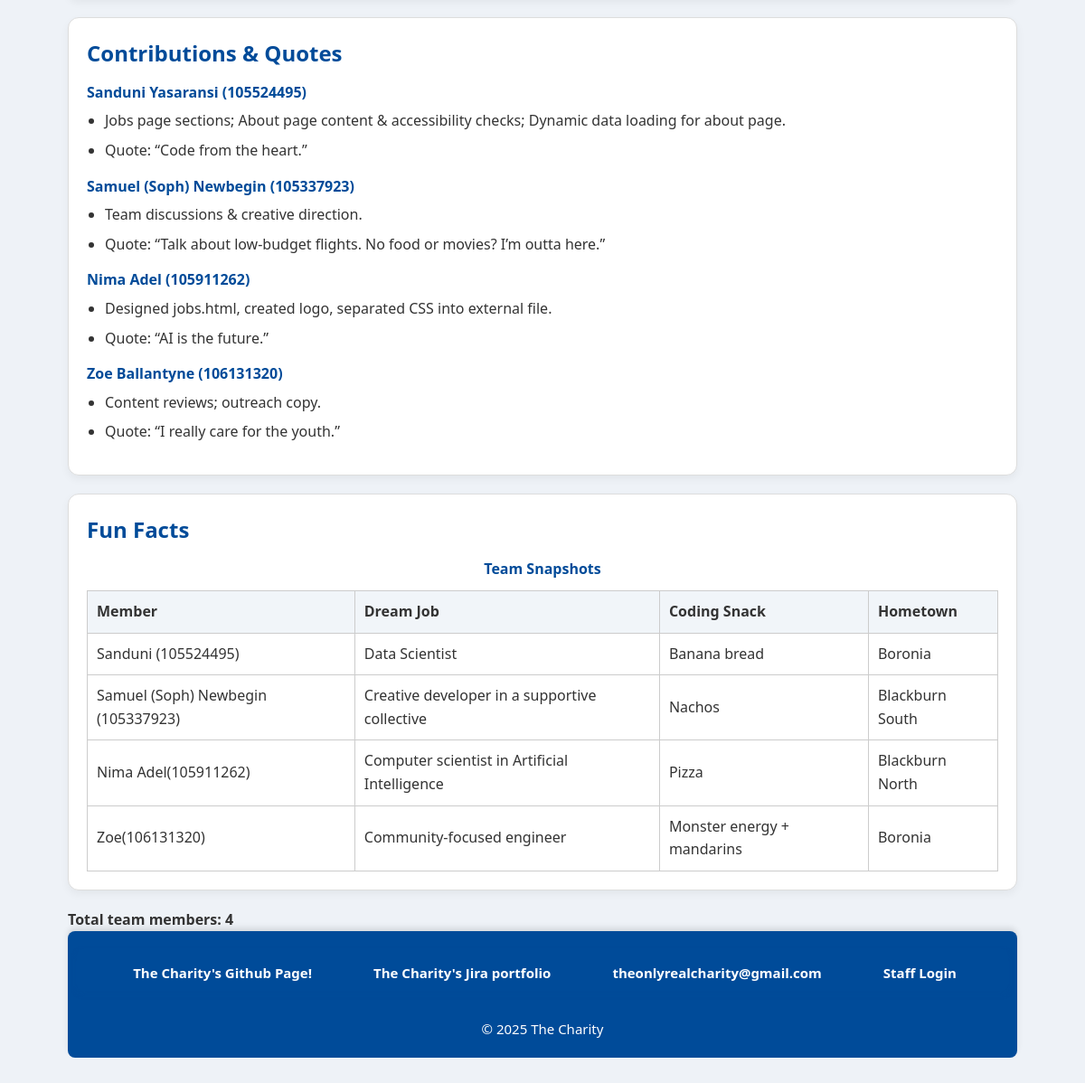
The page /about.php (lower part) on the database as committed earlier.
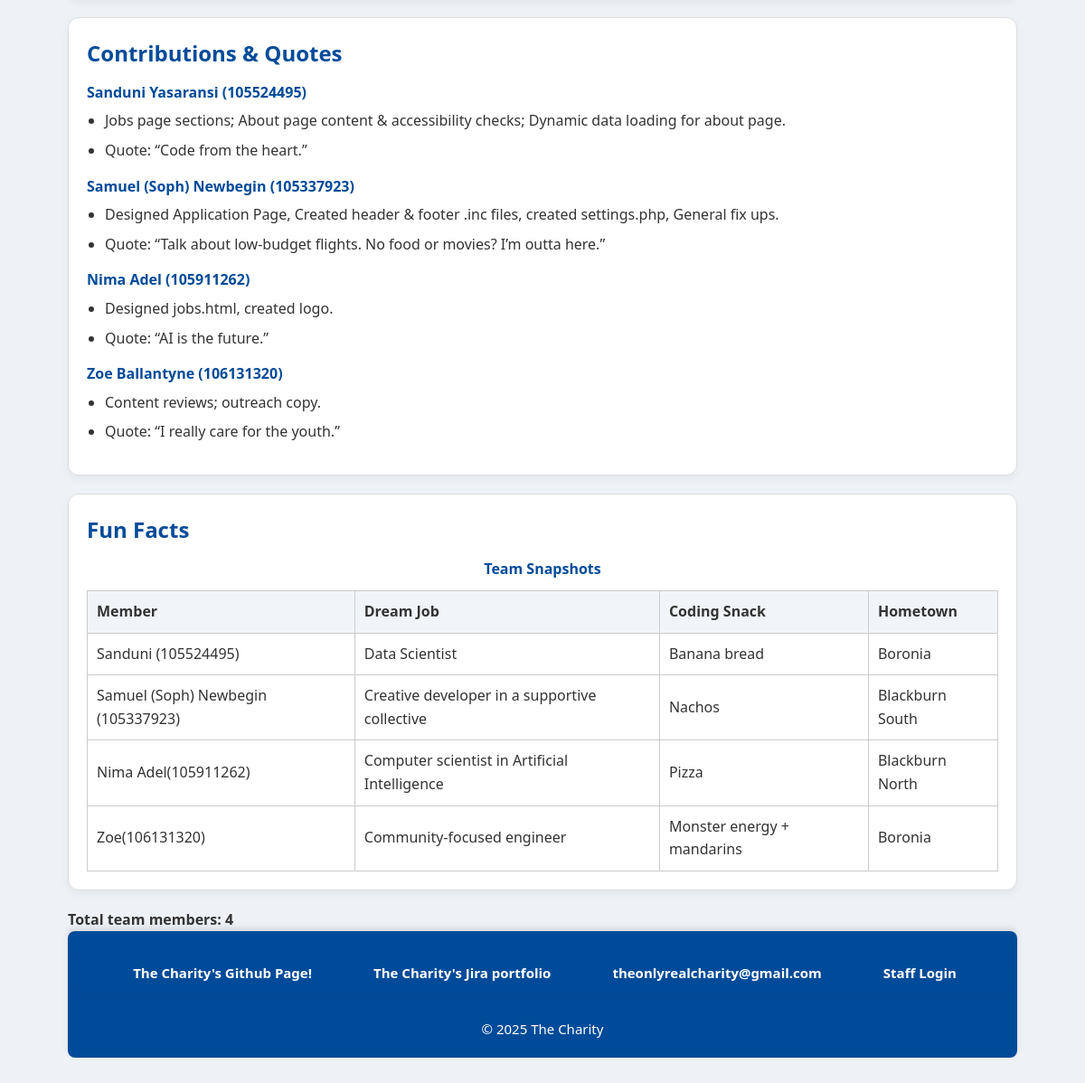
The same page on the database as committed later.
### tables this page shows
CREATE TABLE `about` (
  `id` int(11) NOT NULL,
  `member_name` varchar(100) NOT NULL,
  `student_id` varchar(20) DEFAULT NULL,
  `contributions` text NOT NULL,
  `quote` text DEFAULT NULL
);

### about.php (the view, shortened to what this page needs)
<?php
require_once 'settings.php';
$membersData = [];
$sql = "SELECT member_name, student_id, contributions, quote FROM about ORDER BY id ASC";
$result = $conn->query($sql);
if ($result && $result->num_rows > 0) {
    while ($row = $result->fetch_assoc()) {
        $membersData[] = $row;
    }
}
require_once 'header.inc';
?>
  <main class="container">
    <section class="card">
      <h2>Contributions &amp; Quotes</h2>
      <dl>
        <?php if (!empty($membersData)): ?>
            <?php foreach ($membersData as $member): ?>
                <dt><?= htmlspecialchars($member['member_name']); ?> (<?= htmlspecialchars($member['student_id']); ?>)</dt>
                <dd>
                    <ul>
                        <li><?= nl2br(htmlspecialchars($member['contributions'])); ?></li>
                        <li>Quote: “<?= htmlspecialchars($member['quote']); ?>”</li>
                    </ul>
                </dd>
            <?php endforeach; ?>
        <?php else: ?>
            <p>No member data available.</p>
        <?php endif; ?>
      </dl>
    </section>
    <section class="card">
      <h2>Fun Facts</h2>
      <table>
        <caption>Team Snapshots</caption>
        <thead>
          <tr>
            <th>Member</th>
            <th>Dream Job</th>
            <th>Coding Snack</th>
            <th>Hometown</th>
          </tr>
        </thead>
        <tbody>
          <tr>
            <td>Sanduni (105524495)</td>
            <td>Data Scientist</td>
            <td>Banana bread</td>
            <td>Boronia</td>
          </tr>
          <tr>
            <td>Samuel (Soph) Newbegin (105337923)</td>
            <td>Creative developer in a supportive collective</td>
            <td>Nachos</td>
            <td>Blackburn South</td>
          </tr>
          <tr>
            <td>Nima Adel(105911262)</td>
            <td>Computer scientist in Artificial Intelligence</td>
            <td>Pizza</td>
            <td>Blackburn North</td>
          </tr>
          <tr>
            <td>Zoe(106131320)</td>
            <td>Community-focused engineer</td>
            <td>Monster energy + mandarins</td>
            <td>Boronia</td>
          </tr>
        </tbody>
      </table>
    </section>
  </main>
<?php
if (!empty($membersData)) {
  echo "<p><strong>Total team members: " . count($membersData) . "</strong></p>";
}
?>
<?php require_once 'footer.inc'; ?>

### header.inc (shortened to what this page needs)
<!DOCTYPE html>
<html lang="en">
<head>
    <link rel="stylesheet" href="/styles/project.css" type="text/css">
</head>
<body <?php echo isset($body_id) ? "id=\" $body_id\"" : "" ; ?> class="
    <?php echo isset($body_class) ? $body_class : ""; ?>">

### footer.inc
<div id="footer">
    <footer>
        <nav>
            <ul>
                <li><a href="https://github.com/106131320/106131320.github.io" target="_blank">The Charity's Github
                        Page!</a></li>
                <li><a href="https://student-team-zoiq7lxh.atlassian.net/jira/software/projects/SCRUM/boards/1?jql=assignee+IN+%28712020%3Abe9216f0-d140-42bb-b60f-a7aef8324e48%2C+empty%29&atlOrigin=eyJpIjoiODg0NmZjNGFiNmYyNGUyMzhlNzUxNzFkODQyN2M4N2EiLCJwIjoiaiJ9"
                        target="_blank">The Charity's Jira portfolio </a></li>
                <li><a href="mailto:theonlyrealcharity@gmail.com" target="_blank">theonlyrealcharity@gmail.com</a></li>
                <li><a href="/login.php">Staff Login</a></li>
            </ul>
        </nav>
        <p>© 2025 The Charity</p>
    </footer>
</div>
</body>
</html>

### styles/project.css (style rules this page uses)
:root { --main-blue: #004b99; --jobs-primary-blue: #2c3e50; --login-primary-blue: #5563de; }
* { box-sizing: border-box; font-family: 'Segoe UI', Tahoma, Geneva, Verdana, sans-serif; margin: 0; padding: 0; }
body { background: #eef2f7; color: #333; line-height: 1.6; max-width: 90%; margin: 20px auto; padding: 15px; }
ul, ol { margin-left: 25px; margin-bottom: 20px; }
ul li, ol li { margin-bottom: 7px; }
nav { background-color: var(--main-blue); border-radius: 6px; margin-bottom: 30px; padding: 6px 20px 0px 0px; box-shadow: 0 3px 6px rgba(0, 75, 153, 0.3); }
nav ul { list-style: none; display: flex; gap: 20px; justify-content: center; }
nav ul li a { color: white; text-decoration: none; font-weight: 600; padding: 8px 14px; border-radius: 4px; transition: background-color 0.3s ease; display: block; }
section { background: white; border-radius: 10px; padding: 25px 30px; box-shadow: 0 4px 15px rgba(0, 75, 153, 0.15); margin-bottom: 40px; border-left: 6px solid var(--main-blue); }
.card { background: #fff; border: 1px solid #ddd; border-radius: 12px; padding: 20px; margin: 20px 0; box-shadow: 0 4px 10px rgba(0, 0, 0, 0.05); }
.card h2 { margin-bottom: 12px; color: var(--main-blue); }
dl dt { font-weight: bold; margin-top: 10px; color: var(--main-blue); }
dl dd ul { margin: 6px 0 14px 20px; }
table { width: 100%; border-collapse: collapse; }
table caption { margin-bottom: 10px; font-weight: bold; color: var(--main-blue); }
th, td { border: 1px solid #ccc; padding: 10px; text-align: left; }
th { background: #f1f5f9; }
#footer { background-color: var(--main-blue); color: white; padding: 20px 10px; text-align: center; box-shadow: 0px -4px 6px rgba(0, 0, 0, 0.1); border-radius: 8px; }
#footer p { margin: 0; font-size: 15px; }
#footer nav ul { list-style-type: none; padding: 0; display: flex; justify-content: center; }
#footer nav ul li { margin: 0 10px; font-size: 15px; }
#footer nav ul li a { font-weight: bold; transition: color 0.4s; }

Rows that differ between the two databases and show on the page:
changed about "Samuel (Soph) Newbegin": contributions "Team discussions & creative direction." → "Designed Application Page, Created header & footer .inc files, created settings.php, General fix ups."
changed about "Nima Adel": contributions "Designed jobs.html, created logo, separated CSS into external file." → "Designed jobs.html, created logo."
